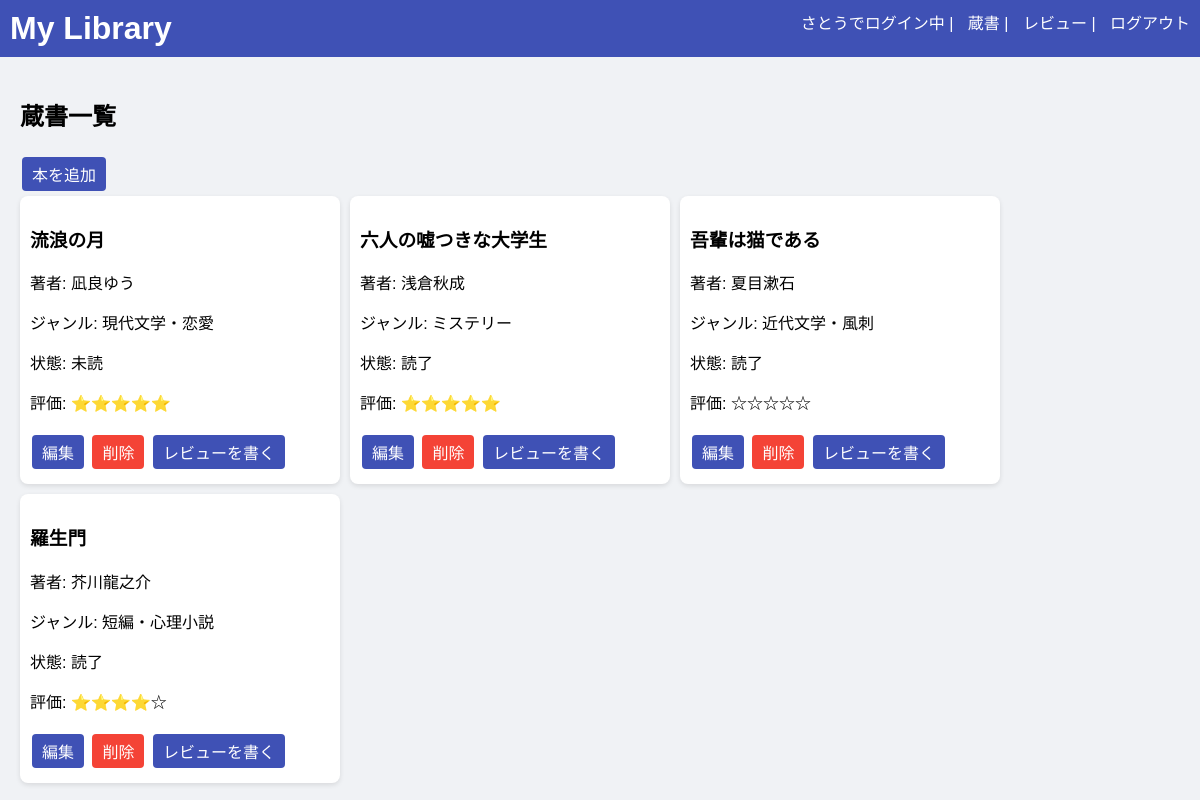
Page /books (signed in) on the committed database.
### models.py (models this page shows)
class Book(db.Model):
    id = db.Column(db.Integer, primary_key=True)
    title = db.Column(db.String(200), nullable=False)
    author = db.Column(db.String(100), nullable=False)
    genre = db.Column(db.String(50))
    status = db.Column(db.String(20))
    rating = db.Column(db.Integer, default=0)
    user_id = db.Column(db.Integer, db.ForeignKey('user.id'), nullable=False)
    reviews = db.relationship('Review', backref='book', lazy=True)

### app.py (the view)
@app.route('/books')
def books_page():
    if 'user_id' not in session:
        return redirect(url_for('login'))
    books = Book.query.filter_by(user_id=session['user_id']).all()
    return render_template('books.html', books=books)

### templates/books.html (shortened to what this page needs)
{% extends "base.html" %}
{% block content %}
<h2>蔵書一覧</h2>
<a class="btn" href="{{ url_for('add_book') }}">本を追加</a>
<div class="card-container">
{% for book in books %}
<div class="card">
    <h3>{{ book.title }}</h3>
    <p>著者: {{ book.author }}</p>
    <p>ジャンル: {{ book.genre or "未設定" }}</p>
    <p>状態: {{ book.status }}</p>
    <p>評価: {{ '⭐'*book.rating }}{{ '☆'*(5-book.rating) }}</p>
    <a class="btn" href="{{ url_for('edit_book', book_id=book.id) }}">編集</a>
    <a class="btn delete" href="{{ url_for('delete_book', book_id=book.id) }}" onclick="return confirm('削除しますか？')">削除</a>
    <a class="btn" href="{{ url_for('add_review', book_id=book.id) }}">レビューを書く</a>
</div>
{% endfor %}
</div>
{% endblock %}

### static/style.css (style rules this page uses)
body { font-family: Arial, sans-serif; margin: 0; padding: 0; background: #f0f2f5; }
.card-container { display: flex; flex-wrap: wrap; gap: 10px; }
.card { background: white; border-radius: 8px; padding: 10px; width: 300px; box-shadow: 0 2px 5px rgba(0,0,0,0.1); }
.btn { display: inline-block; padding: 5px 10px; margin: 5px 2px; background: #3f51b5; color: white; border-radius: 4px; text-decoration: none; }
.btn.delete { background: #f44336; }

### rows in the picture
Book: title "流浪の月", author "凪良ゆう", genre "現代文学・恋愛", status "未読", rating "⭐⭐⭐⭐⭐"
Book: title "六人の嘘つきな大学生", author "浅倉秋成", genre "ミステリー", status "読了", rating "⭐⭐⭐⭐⭐"
Book: title "吾輩は猫である", author "夏目漱石", genre "近代文学・風刺", status "読了", rating "☆☆☆☆☆"
Book: title "羅生門", author "芥川龍之介", genre "短編・心理小説", status "読了", rating "⭐⭐⭐⭐", rating "☆"

### other values in the picture
{{ session['username'] }} "さとう"
